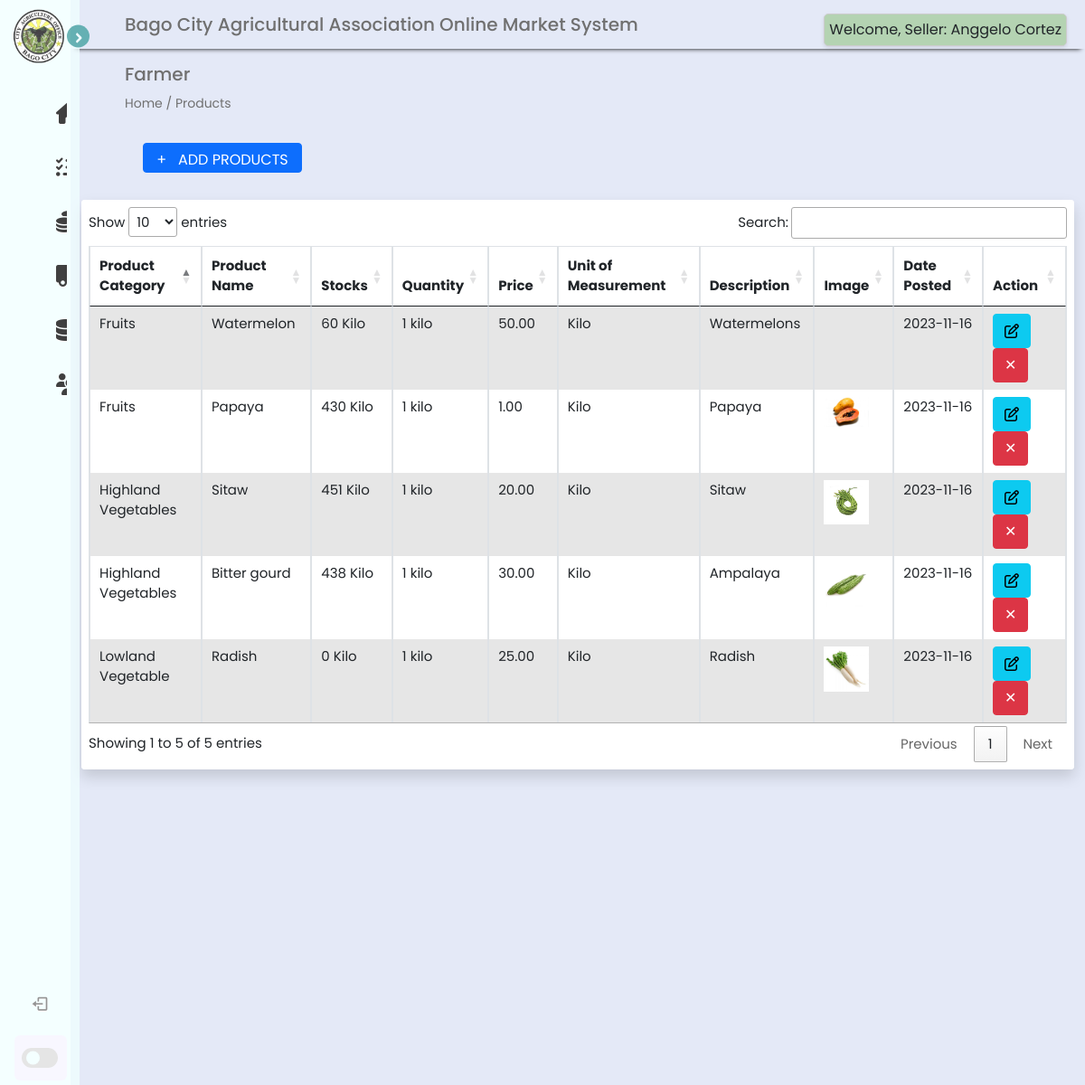
/farmer_side/index.php?id=14 (signed in), run on the app's committed database.
### tables this page shows
CREATE TABLE `farmer` (
  `seller_id` int(11) NOT NULL AUTO_INCREMENT,
  `fname` varchar(255) DEFAULT NULL,
  `lname` varchar(255) DEFAULT NULL,
  `address` varchar(255) DEFAULT NULL,
  `association` varchar(11) DEFAULT NULL,
  `email` varchar(255) DEFAULT NULL,
  `phonenumber` bigint(20) DEFAULT NULL,
  `farmers_identification_number` bigint(20) NOT NULL,
  `profile_image` varchar(255) DEFAULT NULL,
  `username` varchar(255) DEFAULT NULL,
  `password` varchar(255) DEFAULT NULL,
  PRIMARY KEY (`seller_id`)
);

CREATE TABLE `product_list` (
  `product_id` int(11) NOT NULL AUTO_INCREMENT,
  `seller_id` int(11) NOT NULL,
  `product_category` varchar(255) NOT NULL,
  `product_name` varchar(255) NOT NULL,
  `stocks` varchar(225) NOT NULL,
  `quantity` varchar(255) NOT NULL,
  `price` int(11) NOT NULL,
  `unit` varchar(255) NOT NULL,
  `description` varchar(255) NOT NULL,
  `image` varchar(255) NOT NULL,
  `date_posted` datetime NOT NULL,
  PRIMARY KEY (`product_id`),
  KEY `seller_id` (`seller_id`)
);

### farmer_side/index.php (the view, shortened to what this page needs)
<?php
	include 'includes/sidebar.php';
?>
<!DOCTYPE html>
<html lang="en">
    <head>
        <link href="//maxcdn.bootstrapcdn.com/bootstrap/4.1.1/css/bootstrap.min.css" rel="stylesheet" id="bootstrap-css">
        <link href="https://cdn.jsdelivr.net/npm/bootstrap@5.1.0/dist/css/bootstrap.min.css" rel="stylesheet">
        <link href="//cdn.datatables.net/1.10.25/css/jquery.dataTables.min.css" rel="stylesheet">
        <link href="../css/farmer_index.css" rel="stylesheet">
    </head>
    <body>
        <section class="header">
            <div class="head">Bago City Agricultural Association Online Market System</div>
            <?php include 'includes/seller_indicator.php' ?>
                <div class="page-header">
                    <h5>Farmer</h5>
                    <small>Home / Products</small>
                </div>
                <a href='add.php' class="btn btn-primary ">&plus; &nbsp; ADD PRODUCTS</a>
                <div class="container">
                    <div class="card rounded shadow border-0">
                        <div class="card-body p-2 bg-white rounded">
                            <div class="table-responsive">
                                <table id="farmers" style="width:100%" class="table table-striped table-bordered">
                                    <thead>
                                        <tr>
                                            <th>Product Category</th>
                                            <th>Product Name</th>
                                            <th>Stocks</th>
                                            <th>Quantity</th>
                                            <th>Price</th>
                                            <th>Unit of Measurement</th>
                                            <th>Description</th>
                                            <th>Image</th>
                                            <th>Date Posted</th>
                                            <th>Action</th>
                                        </tr>
                                    </thead>
                                    <tbody>
                                        <?php
                                            require("../logic/db_connection.php");
                                            $id = $_SESSION['id'];
                                            $queryGetAllProducts = "SELECT * FROM `product_list` WHERE `seller_id` = '$id' ORDER BY `date_posted` DESC";
                                            $product_list = mysqli_query($connect, $queryGetAllProducts);
                                            if (mysqli_num_rows($product_list) > 0) {
                                                while ($product_listrow = mysqli_fetch_assoc($product_list)) {
                                        ?>
                                        <tr>
                                            <td><?php echo $product_listrow['product_category']; ?></td>
                                            <td><?php echo ucfirst($product_listrow['product_name']); ?></td>
                                            <td><?php echo $product_listrow['stocks']. " ". $product_listrow["unit"]; ?></td>
                                            <td><?php echo $product_listrow['quantity']; ?></td>
                                            <td><?php echo number_format($product_listrow["price"], 2, '.', ','); ?></td>
                                            <td><?php echo $product_listrow['unit']; ?></td>
                                            <td><?php echo $product_listrow['description']; ?></td>
                                            <td class="prod-img" >
                                            <img style="width: 50px;" src="../uploads/<?php echo $product_listrow["image"]; ?>" alt="">
                                            <td><?php $date = date("Y-m-d", strtotime("+6 HOURS")); echo $date; ?></td>
                                            <td>
                                                <a href="edit.php?id=<?php echo $product_listrow['product_id']?>"><button class='btn btn-info fas fa-edit'></button></a>
                                                <a href="logic/delete_products.php?id=<?php echo $product_listrow['product_id']?>" onclick="return confirm('Are you sure you want to delete?');"><button class='btn btn-danger'>&#10005;</button></a>
                                            </td>
                                        </tr>
                                        <?php
                                                }
                                            }
                                        ?>
                                    </tbody>
                                </table>
                            </div>
                        </div>
                    </div>
                </div>
        </section>
    </body>
</html>

### farmer_side/includes/sidebar.php (shortened to what this page needs)
<!DOCTYPE html>
<html lang="en">
    <head>
        <link rel="stylesheet" href="https://cdnjs.cloudflare.com/ajax/libs/font-awesome/6.4.2/css/all.min.css">
        <link href='https://unpkg.com/boxicons@2.1.1/css/boxicons.min.css' rel='stylesheet'>
        <link href="../css/farmer_sidebar.css" rel="stylesheet">
    </head>
    <body>
    <nav class="sidebar close">
        <header>
            <div class="image-text">
                <span class="image">
                    <img src="../image/agri.png" alt="">
                </span>
            </div>
            <i class='bx bx-chevron-right toggle'></i>
        </header>
        <div class="menu-bar">
        <div class="menu">
            <ul class="menu-links">
                <li class="nav-link">
                    <a href="index.php">
                        <i class='fa fa-home' style="color: black;"></i>
                    </a>
                        </li>
                        <li class="nav-link">
                            <a href="orders.php">
                                <i class='fa fa-tasks' style="color: black;"></i>
                            </a>
                        </li>
                        <li class="nav-link">
                            <a href="sales.php">
                                <i class='fa fa-coins' style="color: black;"></i>
                            </a>
                        </li>
                        <li class="nav-link">
                            <a href="transaction.php">
                                <i class='fa fa-truck' style="color: black;"></i>
                            </a>
                        </li>
                        <li class="nav-link">
                            <a href="inventory.php">
                                <i class='fa fa-database' style="color: black;"></i>
                            </a>
                        </li>
                        <li class="nav-link">
                            <a href="profile.php">
                                <i class='fa fa-users' style="color: black;"></i>
                            </a>
                        </li>
                    </ul>
                </div>
                <div class="bottom-content">
                    <li class="">
                        <a href="../logic/log_out.php?click=active">
                            <i class='bx bx-log-out icon' ></i>
                        </a>
                    </li>
                    <li class="mode">
                        <div class="toggle-switch">
                            <span class="switch"></span>
                        </div>
                    </li>
                </div>
            </div>
        </nav>
    </body>
</html>

### farmer_side/includes/seller_indicator.php (shortened to what this page needs)
<!DOCTYPE html>
<html>
    <head>
    </head>
    <body>
        <div class="indicator-card">
            <?php
            require '../logic/db_connection.php';
            if (isset($_SESSION['id'])) {
                $seller_id = $_SESSION['id'];
                $sellerQuery = "SELECT fname, lname FROM farmer WHERE seller_id = '$seller_id'";
                $sellerResult = mysqli_query($connect, $sellerQuery);
                if ($sellerResult) {
                    $sellerRow = mysqli_fetch_assoc($sellerResult);
                    $fname = $sellerRow['fname'];
                    $lname = $sellerRow['lname'];
                    echo "Welcome, Seller: $fname $lname";
                } else {
                    echo "Unable to retrieve seller information.";
                }
            } else {
                echo "User not logged in.";
            }
            ?>
        </div>
    </body>
</html>

### css/farmer_sidebar.css (style rules this page uses)
* { margin: 0; padding: 0; box-sizing: border-box; font-family: 'Poppins', sans-serif; }
:root { --body-color: #E4E9F7; --sidebar-color: #f0ffff; --primary-color: #3b9c9c; --primary-color-light: #F6F5FF; --toggle-color: #DDD; --text-color: #707070; --tran-03: all 0.2s ease; --tran-03: all 0.3s ease; --tran-04: all 0.3s ease; --tran-05: all 0.3s ease; }
body { min-height: 100vh; background-color: var(--body-color); transition: var(--tran-05); }
.sidebar { position: fixed; top: 0; left: 0; height: 100%; width: 250px; padding: 10px 14px; background: var(--sidebar-color); transition: var(--tran-05); z-index: 100; }
.sidebar.close { width: 88px; }
.sidebar li { height: 50px; list-style: none; display: flex; align-items: center; margin-top: 10px; }
.sidebar header .image, .sidebar .icon { min-width: 60px; border-radius: 6px; }
.sidebar .icon { min-width: 60px; border-radius: 6px; height: 100%; display: flex; align-items: center; justify-content: center; font-size: 20px; }
.sidebar .text, .sidebar .icon { color: var(--text-color); transition: var(--tran-03); }
.sidebar header { position: relative; }
.sidebar header .image-text { display: flex; align-items: center; }
.sidebar header .image { display: flex; align-items: center; justify-content: center; }
.sidebar header .image img { width: 60px; border-radius: 6px; }
.sidebar header .toggle { position: absolute; top: 50%; right: -25px; transform: translateY(-50%) rotate(180deg); height: 25px; width: 25px; background-color: var(--primary-color); color: var(--sidebar-color); border-radius: 50%; display: flex; align-items: center; justify-content: center; font-size: 22px; cursor: pointer; transition: var(--tran-05); }
.sidebar.close .toggle { transform: translateY(-50%) rotate(0deg); }
.sidebar .menu { margin-top: 20px; }
.sidebar li a { list-style: none; height: 100%; background-color: transparent; display: flex; align-items: center; height: 100%; width: 100%; border-radius: 6px; text-decoration: none; transition: var(--tran-03); }
.sidebar .menu-bar { height: calc(100% - 55px); display: flex; flex-direction: column; justify-content: space-between; overflow-y: scroll; }
.sidebar .menu-bar .mode { border-radius: 6px; background-color: var(--primary-color-light); position: relative; transition: var(--tran-05); margin-left: 2px; }
.menu-bar .bottom-content .toggle-switch { position: absolute; right: 0; height: 100%; min-width: 60px; display: flex; align-items: center; justify-content: center; border-radius: 6px; cursor: pointer; }
.toggle-switch .switch { position: relative; height: 22px; width: 40px; border-radius: 25px; background-color: var(--toggle-color); transition: var(--tran-05); }
.switch::before { content: ''; position: absolute; height: 15px; width: 15px; border-radius: 50%; top: 50%; left: 5px; transform: translateY(-50%); background-color: var(--sidebar-color); transition: var(--tran-04); }

### css/farmer_index.css (style rules this page uses)
.header { position: absolute; top: 0; top: 0; left: 250px; height: 130vh; width: calc(100% - 250px); background-color: var(--body-color); transition: var(--tran-05); font-family: 'Poppins', sans-serif; }
.header .head { font-size: 20px; font-weight: 500; color: var(--text-color); padding: 12px 60px; }
.sidebar.close ~ .header { left: 78px; height: 150vh; width: calc(100% - 78px); }
.head { box-shadow: 0px 5px 5px -5px rgb(0 0 0 /100%); }
.container { margin-top: 2em; width: 100%; font-size: 15px; }
.btn-primary { margin-top: 2em; width: 11em; height: 33px; font-size: 1em; text-align: center; margin-left: 5em; }
.page-header { margin-top: 1em; margin-left: 60px; font-size: 1em; color: var(--text-color); }

### farmer_side/includes/seller_indicator.php (style rules this page uses)
.indicator-card { position: fixed; top: 15px; right: 20px; background-color: #B4D3B2; border: 1px solid #ccc; padding: 5px; box-shadow: 0 2px 4px rgba(0, 0, 0, 0.1); border-radius: 5px; }

### data on the page
farmer: fname "Anggelo", lname "Cortez"
product_list: product_category "Fruits", product_name "Watermelon", stocks "60", unit "Kilo", quantity "1 kilo", price "50.00", description "Watermelons"
product_list: product_category "Highland Vegetables", product_name "Sitaw", stocks "451", unit "Kilo", quantity "1 kilo", price "20.00", description "Sitaw", image (picture)
product_list: product_category "Lowland Vegetable", product_name "Radish", stocks "0", unit "Kilo", quantity "1 kilo", price "25.00", description "Radish", image (picture)
product_list: product_category "Fruits", product_name "Papaya", stocks "430", unit "Kilo", quantity "1 kilo", price "1.00", description "Papaya", image (picture)
product_list: product_category "Highland Vegetables", product_name "Bitter gourd", stocks "438", unit "Kilo", quantity "1 kilo", price "30.00", description "Ampalaya", image (picture)
